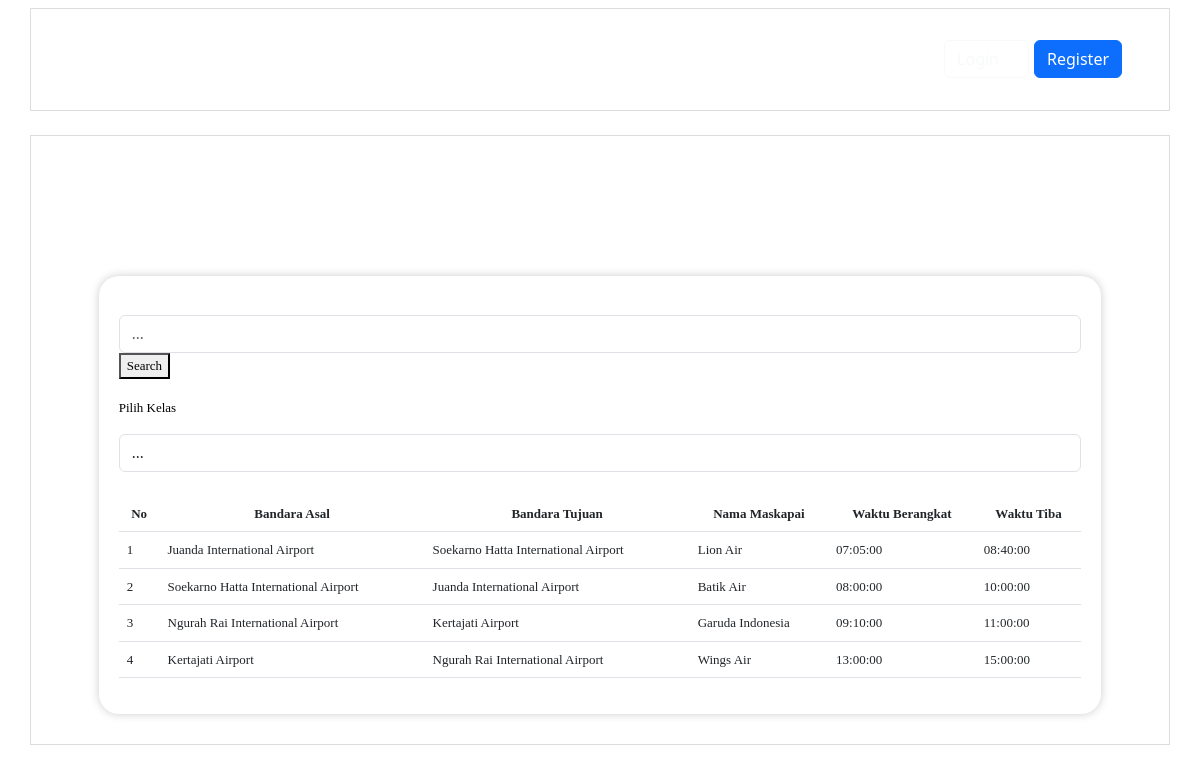
The page / on the database its author committed.
### tables this page shows
CREATE TABLE `jadwal` (
  `id_jadwal` int(11) NOT NULL,
  `id_maskapai` int(11) NOT NULL,
  `id_rute` int(11) NOT NULL,
  `waktu_keberangkatan` time NOT NULL,
  `waktu_tiba` time NOT NULL
);

CREATE TABLE `rute` (
  `id_rute` int(11) NOT NULL,
  `id_bandara` int(11) NOT NULL,
  `bandara_asal` varchar(50) NOT NULL,
  `bandara_tujuan` varchar(50) NOT NULL
);

CREATE TABLE `pesawat` (
  `id_maskapai` int(11) NOT NULL,
  `nama` varchar(50) NOT NULL
);

### Index.php (the view, shortened to what this page needs)
<!DOCTYPE html>
<html lang="en">
<head>
    <link rel="stylesheet" href="styles.css">
    <link rel="stylesheet" href="https://cdn.jsdelivr.net/npm/bootstrap@5.3.0/dist/css/bootstrap.min.css">
</head>
<body style="background-image: url('Background.png'); background-size: cover; background-position: center; background-repeat: no-repeat;">
    <?php include 'header.php'; ?>
    <main class="container mt-4" style="text-align: center; color: white;">
        <section class="profile-card" style="margin-top: 120px;">
            <form class="search-form" method="GET">
                <label for="keyword">Cari Jadwal</label>
                <input type="text" class="form-control" id="keyword" name="keyword" placeholder="..." required>
                <button type="submit">Search</button>
            </form>
            <form class="kelas-form" method="GET" id="kelas-form">
                <?php
                $servername = "localhost";
                $username = "root";
                $password = "";
                $dbname = "ERD";
                $conn = new mysqli($servername, $username, $password, $dbname);
                $keyword = isset($_GET['keyword']) ? $_GET['keyword'] : '';
                $sql = "SELECT jadwal.id_jadwal AS NO,
                rute.bandara_asal AS Asal,
                rute.bandara_tujuan AS Tujuan,
                pesawat.nama AS 'Nama Maskapai',
                jadwal.waktu_keberangkatan AS 'Waktu Berangkat',
                jadwal.waktu_tiba AS 'Waktu Tiba'
                FROM jadwal
                JOIN rute ON jadwal.id_rute = rute.id_rute
                JOIN pesawat ON jadwal.id_maskapai = pesawat.id_maskapai
                WHERE rute.bandara_asal LIKE '%$keyword%' OR rute.bandara_tujuan LIKE '%$keyword%'";
                $result = $conn->query($sql);
                if ($result->num_rows > 0 || isset($_SESSION['status']) || $_SESSION['status'] == 'loggedin') {
                    echo "
                        <label for='kelas'>Pilih Kelas</label>
                        <p style='color: black'>Pilih Kelas</p>
                        <select name='kelas' id='kelasDropdown' class='form-control'>
                            <option value=''>...</option>
                            <option value='1'>Ekonomi</option>
                            <option value='2'>Ekonomi Premium</option>
                            <option value='3'>Bisnis</option>
                            <option value='4'>First Class</option>
                        </select>";
                    echo "<div id='search-results' class='mt-4' style='text-align: center;'>
                    <table class='table'>
                    <thead>
                    <tr><th>No</th>
                    <th>Bandara Asal</th>
                    <th>Bandara Tujuan</th>
                    <th>Nama Maskapai</th>
                    <th>Waktu Berangkat</th>
                    <th>Waktu Tiba</th>";
                    echo "</tr></thead>
                    <tbody>";
                    $i = 1;
                    while ($row = $result->fetch_assoc()) {
                        echo "<tr>
                        <td>" . $i++ . "</td>
                        <td>" . $row["Asal"] . "</td>
                        <td>" . $row["Tujuan"] . "</td>
                        <td>" . $row["Nama Maskapai"] . "</td>
                        <td>" . $row["Waktu Berangkat"] . "</td>
                        <td>" . $row["Waktu Tiba"] . "</td>";
                        echo "</tr>";
                    }
                    echo "</tbody></table>";
                } else {
                    echo "0 results";
                }
                ?>
            </form>
        </section>
    </main>
</body>
</html>

### header.php (shortened to what this page needs)
<?php
function isUserLoggedIn()
{
    return isset($_SESSION['status']) && $_SESSION['status'] === 'loggedin';
}
?>
<header class="navbar navbar-expand-lg navbar-dark fixed-top" style="background-color: rgba(255, 255, 255, 0.3); backdrop-filter: blur(10px);">
    <div class="container">
        <div class="d-flex justify-content-between align-items-center">
            <a style="font-size: 30px;" class="navbar-brand text-white"> <img src="LogoHeader.png" alt="Logo" class="logo-img"></a>
            <nav class="navbar navbar-expand-lg navbar-dark">
                <div class="collapse navbar-collapse" id="navbarNav" style="margin-left: 680px;">
                    <?php
                    if (isUserLoggedIn()) {
                        echo '<div class="navbar-nav ml-auto">';
                        echo '<div class="nav-item">';
                        echo '<a class="icon-link" href="Index.php" style="margin-right: 10px;">Beranda</a>';
                        echo '</div>';
                        echo '<div class="nav-item">';
                        echo '</div>';
                        echo '<div class="nav-item">';
                        echo '<span class="text-white">' . ($_SESSION['user_nama'] ?? '') . ' | <a href="Index.php?action=logout" class="icon-link">Logout</a>' . '</span>';
                        echo '</div>';
                        echo '</div>';
                    } else {
                        echo '<div class="navbar-nav ml-auto">';
                        echo '<div class="nav-item">';
                        echo '<div class="nav-link-wrapper">';
                        echo '<a class="icon-link" href="Index.php">Beranda</a>';
                        echo '</div>';
                        echo '</div>';
                        echo '<div class="login-box btn btn-outline-light">';
                        echo '<a href="Login.php" style="margin-right: 0px; text-align: right; text-decoration: none;">Login</a>';
                        echo '<img class="user-avatar" src="Avatar.png" alt="User Avatar">';
                        echo '</div>';
                        echo '<div class="login-box btn btn-primary" style="margin-left: 5px;">';
                        echo '<a href="Register.php" style="margin-right: 0px; text-align: right; text-decoration: none; color: white;">Register</a>';
                        echo '</div>';
                        echo '</div>';
                    }
                    ?>
                </div>
            </nav>
        </div>
    </div>
</header>

### styles.css (style rules this page uses)
body, h1, h2, p, ul, li { margin: 0; padding: 0; }
body { font-family: Arial, sans-serif; display:block; }
main { margin-top: 20px; }
.logo-img { height: 50px; margin-right: 10px; }
body { padding-top: 56px; }
.nav-link-wrapper { margin-right: 20px; }
.icon-link { color: white; text-decoration: none; transition: 0.5s; }
.user-avatar { width: 15px; border-radius: 50%; margin-left: 2px; }
body { background-color: #f8f9fa; }
table { width: 100%; border-collapse: collapse; margin-top: 20px; }
th, td { border: 1px solid #ddd; padding: 10px; text-align: left; }
th { background-color: #f2f2f2; }
.navbar-nav { display: flex; align-items: center; }
.nav-link-wrapper { margin-right: 15px; }
.login-box { display: flex; align-items: center; color: inherit; }
.login-box a { color: inherit; text-decoration: none; }
table { border-collapse: collapse; width: 100%; margin-top: 10px; }
th, td { border: 10px solid #ffffffb5; padding: 8px; text-align: center; }
th { background-color: #ffffffb5; }
body { display: flex; align-items: center; justify-content: center; height: 100vh; margin: 0; }
.container { max-width: 600px; width: 100%; margin: none; padding: 20px; border: 1px solid #ddd; font-size: small; }
table { width: 100%; border: none; }
th, td { border: none; padding: 8px; text-align: left; }
h1, button { margin-top: 20px; }

### rows shown on the page
jadwal: id_rute.bandara_asal "Juanda International Airport", id_rute.bandara_tujuan "Soekarno Hatta International Airport", id_maskapai.nama "Lion Air", waktu_keberangkatan "07:05:00", waktu_tiba "08:40:00"
jadwal: id_rute.bandara_asal "Soekarno Hatta International Airport", id_rute.bandara_tujuan "Juanda International Airport", id_maskapai.nama "Batik Air", waktu_keberangkatan "08:00:00", waktu_tiba "10:00:00"
jadwal: id_rute.bandara_asal "Ngurah Rai International Airport", id_rute.bandara_tujuan "Kertajati Airport", id_maskapai.nama "Garuda Indonesia", waktu_keberangkatan "09:10:00", waktu_tiba "11:00:00"
jadwal: id_rute.bandara_asal "Kertajati Airport", id_rute.bandara_tujuan "Ngurah Rai International Airport", id_maskapai.nama "Wings Air", waktu_keberangkatan "13:00:00", waktu_tiba "15:00:00"
